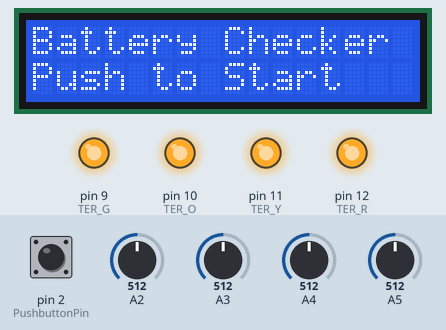
The sketch below on a simulated Arduino Uno, built with avr-gcc and run on an emulated ATmega328P. Parts: 16×2 character LCD, output pins drawn as LEDs (lit = HIGH). The inputs (shaded band) are chosen by the test bench; at power-on: pin 2 (PushbuttonPin) HIGH, A2 = 512, A3 = 512, A4 = 512, A5 = 512. What the sketch prints to the serial monitor is not drawn.

Above: at 1.2 s.
At 3.0 s:
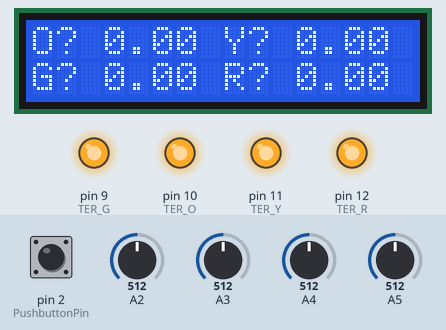
3.1 s: pin 2 (PushbuttonPin) pulled LOW for 0.15 s
6.2 s: A2 set to 716
9.2 s: pin 2 (PushbuttonPin) pulled LOW for 1 s
At 10.5 s:
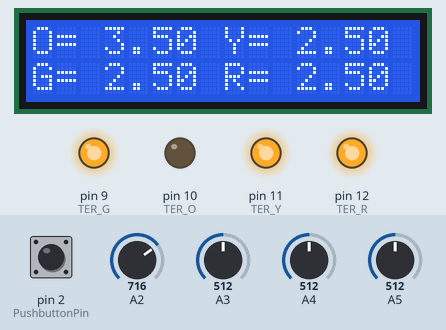
12.4 s: A2 set to 627
15.4 s: A2 set to 598
At 17.4 s:
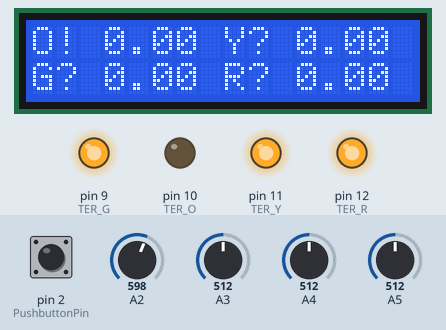
18.4 s: A3 set to 716
At 22.2 s:
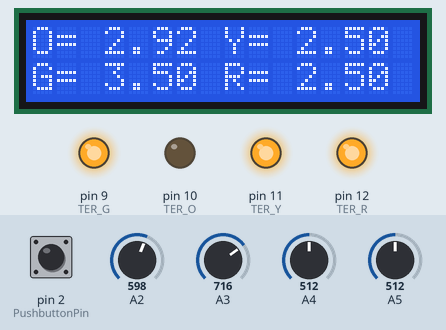
Timing chart, 0 to 22.4 s (numbered marks = the images above; inputs shaded):
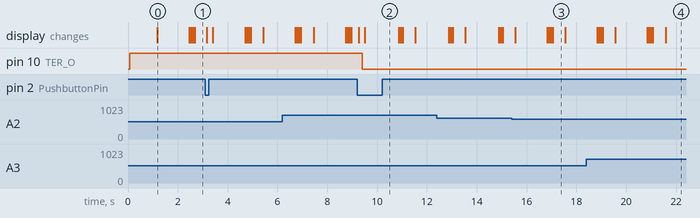

Measured:
- the behaviour switches between 615 and 614 on A2 (found by bisection; images 2 and 3)
- after the input at 9.2 s, pin 10 (TER_O): HIGH → LOW after 0.21 s; the display: first changes after 0.06 s (image 2 shows a later state)
- after the input at 15.4 s, the display: first differs from a run without the input after 1.4 s (image 3 shows a later state)
- what the display in image 0 shows lasts 1.3 s, from 1.2 s to 2.5 s
- what the display in image 3 shows lasts 0.6 s, from 17.0 s to 17.6 s

The sketch:

BatteryCapacityChecker.ino
```cpp
/*
   Battery Capacity Checker

   Description: Estimates the capacity of batteries by discharging them to batterylow threshold voltage.
   Firmware fine tuned for 18650 Lithium Battery
   4 channels supporting 30V or 3A ( Not both at a time, Heat dissipation issues)
   IDE -> Arduino
   MCU -> ATmega328P Barebone Arduino

   Hardware: Dummy Load Circuit, 16x 2 LCD Module
   Revision- 1.0

   Timer Library : https://github.com/JChristensen/Timer

*/

// 16x 2 LCD Configuration HD44780
#include <LiquidCrystal.h>
const int rs = 4, en = 3, d4 = 5, d5 = 6, d6 = 7, d7 = 8;
LiquidCrystal lcd(rs, en, d4, d5, d6, d7);

#include "Timer.h"
Timer t;

//Battery AH
float AH_R = 0, AH_Y = 0, AH_G = 0, AH_O = 0;
float BatteryCheckVolt = 3.0; // Reduced from 3.7 to 3.0 to reduce failure
const int COUNT_TH = 5;
int COUNT_R = 0, COUNT_Y = 0, COUNT_G = 0, COUNT_O = 0;

// Battery Discharge Termination Pin Mapping
const int TER_R = 12, TER_Y = 11, TER_G = 9, TER_O = 10;
bool Rdischarge = false, Ydischarge = false, Gdischarge = false, Odischarge = false;

void START_DIS(int DISCHARGE_ENABLE_PIN) {
  digitalWrite(DISCHARGE_ENABLE_PIN, LOW );
}

void END_DIS(int DISCHARGE_ENABLE_PIN) {
  digitalWrite(DISCHARGE_ENABLE_PIN, HIGH);
}

void DISABLE_ALL_DISCHARGE() {
  Serial.println();
  Serial.println("Terminating all Discharges");
  Rdischarge = false, Ydischarge = false, Gdischarge = false, Odischarge = false;
  END_DIS(TER_R); END_DIS(TER_Y); END_DIS(TER_O); END_DIS(TER_G);
  delay(100);
}

//Battery Voltage Measurement
volatile float BAT_VR = 0.0, BAT_VY = 0.0, BAT_VG = 0.0, BAT_VO = 0.0;
int VR = A5, VY = A4, VG = A3, VO = A2; //Pins Mapped to Battery Voltage
volatile float voltarray[20];
int voltarraysize = 20;

void sort(float voltarray[], int voltarraysize) {
  for (int i = 0; i < (voltarraysize - 1); i++) {
    for (int o = 0; o < (voltarraysize - (i + 1)); o++) {
      if (voltarray[o] > voltarray[o + 1]) {
        float t = voltarray[o];
        voltarray[o] = voltarray[o + 1];
        voltarray[o + 1] = t;
      }
    }
  }
}

float GetBATVoltage(int Battery)
{
  for (int i = 0; i < (voltarraysize - 1); i++) {
    delay(10);
    voltarray[i] = analogRead(Battery) * (5.0 / 1024.0);
  }
  sort(voltarray, voltarraysize);
  return voltarray[10];
  //return (analogRead(Battery) * (5.0 / 1024.0));
}

void RefreshBATVoltage()
{
  Serial.println();
  Serial.println("Battery Voltages");
  BAT_VR = GetBATVoltage(VR);  Serial.print("BAT Voltage R :"); Serial.println(BAT_VR);
  BAT_VY = GetBATVoltage(VY);  Serial.print("BAT Voltage Y :"); Serial.println(BAT_VY);
  BAT_VG = GetBATVoltage(VG);  Serial.print("BAT Voltage G :"); Serial.println(BAT_VG);
  BAT_VO = GetBATVoltage(VO);  Serial.print("BAT Voltage O :"); Serial.println(BAT_VO);
  Serial.println();
}

//Push Button for starting and stopping discharge
const int PushbuttonPin = 2;
int PushbuttonState = 0;

uint32_t TIM_IN_R = 0, TIM_IN_Y = 0, TIM_IN_G = 0, TIM_IN_O = 0;

void ButtonPressed() {
  lcd.begin(16, 2); // To test fix loss of display while connecting or disconnecting battery
  RefreshBATVoltage();

  //Stopping all on going discharge when PB is pressed and wait till next press
  if (Odischarge == true || Gdischarge == true || Ydischarge == true || Rdischarge == true ) {
    DISABLE_ALL_DISCHARGE();
    Serial.println("EMERGENCY STOP VIA PB");
  }
  else {

    //*************** ORANGE **********************
    if (Odischarge == false && BAT_VO > BatteryCheckVolt) {
      // AH value preserved if available
      if ( AH_O == 0) {
        Serial.println("STARTING ORANGE FROM 0 AH");
        TIM_IN_O = millis();
      }
      else
      {
        Serial.println("OLD AH VALUE ORANGE PRESERVED");
      }
      Odischarge = true;
      START_DIS(TER_O); delay(500);
    }
    else {
      Serial.println("ORANGE BATTERY VOLTAGE LOW");
    }
  }

  //*************** GREEN **********************
  if (Gdischarge == false && BAT_VG > BatteryCheckVolt) {
    // AH value preserved if available
    if ( AH_G == 0) {
      Serial.println("STARTING GREEN FROM G AH");
      TIM_IN_G = millis();
    }
    else
    {
      Serial.println("OLD AH VALUE GREEN PRESERVED");
    }
    Gdischarge = true;
    START_DIS(TER_G); delay(500);
  }
  else {
    Serial.println("GREEN BATTERY VOLTAGE LOW");
  }

  //*************** YELLOW **********************
  if (Ydischarge == false && BAT_VY > BatteryCheckVolt) {
    // AH value preserved if available
    if ( AH_Y == 0) {
      Serial.println("STARTING YELLOW FROM G AH");
      TIM_IN_Y = millis();
    }
    else
    {
      Serial.println("OLD AH VALUE YELLOW PRESERVED");
    }
    Ydischarge = true;
    START_DIS(TER_Y); delay(500);
  }
  else {
    Serial.println("YELLOW BATTERY VOLTAGE LOW");
  }

  //*************** RED **********************
  if (Rdischarge == false && BAT_VR > BatteryCheckVolt) {
    // AH value preserved if available
    if ( AH_R == 0) {
      Serial.println("STARTING RED FROM G AH");
      TIM_IN_R = millis();
    }
    else
    {
      Serial.println("OLD AH VALUE RED PRESERVED");
    }
    Rdischarge = true;
    START_DIS(TER_R); delay(500);
  }
  else {
    Serial.println("YELLOW BATTERY VOLTAGE LOW");
  }

}

void setup() {
  //Timer for incrementing AH per second
  //int tickEvent = t.every(1000, IncrementAh);

  // Pin Mode configuration for Pushbutton Input with Internal Pullup
  pinMode(PushbuttonPin, INPUT_PULLUP);
  attachInterrupt(digitalPinToInterrupt(PushbuttonPin), ButtonPressed, FALLING);

  // Pin Mode configuration for Discharge Termination Pins
  pinMode(TER_R, OUTPUT);
  pinMode(TER_Y, OUTPUT);
  pinMode(TER_G, OUTPUT);
  pinMode(TER_O, OUTPUT);

  // Print Code Revision to the LCD.
  Serial.begin(9600);
  Serial.println("Battery Checker");
  lcd.begin(16, 2);
  lcd.print("Battery Checker");
  Serial.println("R 1.0");
  lcd.setCursor(0, 1);
  lcd.print("R 1.0");
  DISABLE_ALL_DISCHARGE();
  delay(1000);
  lcd.setCursor(0, 1);
  lcd.print("Push to Start");
}

void loop() {
  t.update();// Timer for AH calc
  RefreshBATVoltage();
  delay(500);

  //Printing Capacity on LCD
  lcd.clear();

  //******************** ORGANGE **************************
  Serial.print("BAT Voltage O :"); Serial.println(BAT_VO);
  Serial.print("ORA discharge :"); Serial.println(Odischarge);
  lcd.setCursor(0, 0);

  if ( BAT_VO >= 3.0 && Odischarge == true) {
    AH_O = ((millis() - TIM_IN_O) * 0.001) / 3600; //in AH
    Serial.println("Discharging Orange Battery");
    lcd.print("O= ");
    COUNT_O = COUNT_TH ;
  }
  else if (COUNT_O <= 0)
  {
    lcd.print("O? ");
    Serial.println("NOT -Discharging Orange Battery");
    Odischarge = false;
    END_DIS(TER_O);
  }
  else {
    COUNT_O--;
    lcd.print("O! ");
    Serial.println("Reducing Orange Low Counter");
  }
  lcd.print(AH_O);

  //******************** YELLOW **************************
  Serial.print("BAT Voltage Y :"); Serial.println(BAT_VY);
  Serial.print("YEL discharge :"); Serial.println(Ydischarge);
  lcd.setCursor(8, 0);

  if ( BAT_VY >= 3.0 && Ydischarge == true) {
    AH_Y = ((millis() - TIM_IN_Y) * 0.001) / 3600; //in AH
    Serial.println("Discharging Yellow Battery");
    lcd.print("Y= ");
    COUNT_Y = COUNT_TH;
  }
  else if (COUNT_Y <= 0)
  {
    lcd.print("Y? ");
    Serial.println("NOT -Discharging Yellow Battery");
    Ydischarge = false;
    END_DIS(TER_Y);
  }
  else {
    COUNT_Y--;
    lcd.print("Y! ");
    Serial.println("Reducing Yellow Low Counter");
  }
  lcd.print(AH_Y);

  //******************** GREEN **************************
  Serial.print("BAT Voltage G :"); Serial.println(BAT_VG);
  Serial.print("GRE discharge :"); Serial.println(Gdischarge);
  lcd.setCursor(0, 1);

  if ( BAT_VG >= 3.0 && Gdischarge == true) {
    AH_G = ((millis() - TIM_IN_G) * 0.001) / 3600; //in AH
    Serial.println("Discharging Green Battery");
    lcd.print("G= ");
    COUNT_G = COUNT_TH;
  }
  else if (COUNT_G <= 0)
  {
    lcd.print("G? ");
    Serial.println("NOT -Discharging Green Battery");
    Gdischarge = false;
    END_DIS(TER_G);
  }
  else {
    COUNT_G--;
    lcd.print("G! ");
    Serial.println("Reducing Green Low Counter");
  }
  lcd.print(AH_G);

  //******************** RED **************************
  Serial.print("BAT Voltage R :"); Serial.println(BAT_VR);
  Serial.print("GRE discharge :"); Serial.println(Rdischarge);
  lcd.setCursor(8, 1);

  if ( BAT_VR >= 3.0 && Rdischarge == true) {
    AH_R = ((millis() - TIM_IN_R) * 0.001) / 3600; //in AH
    Serial.println("Discharging Red Battery");
    lcd.print("R= ");
    COUNT_R = COUNT_TH;
  }
  else if (COUNT_R <= 0)
  {
    lcd.print("R? ");
    Serial.println("NOT -Discharging Red Battery");
    Rdischarge = false;
    END_DIS(TER_R);
  }
  else {
    COUNT_R--;
    lcd.print("R! ");
    Serial.println("Reducing Red Low Counter");
  }
  lcd.print(AH_R);

  delay(500);
  //Printing Voltage on LCD
  lcd.clear();
  //******************** Orange **************************

  lcd.setCursor(0, 0);
  lcd.print("O= ");
  lcd.print(BAT_VO);

  //******************** Yellow **************************

  lcd.setCursor(8, 0);
  lcd.print("Y= ");
  lcd.print(BAT_VY);

  //******************** Green **************************

  lcd.setCursor(0, 1);
  lcd.print("G= ");
  lcd.print(BAT_VG);

  //******************** Red **************************

  lcd.setCursor(8, 1);
  lcd.print("R= ");
  lcd.print(BAT_VR);

}
```
